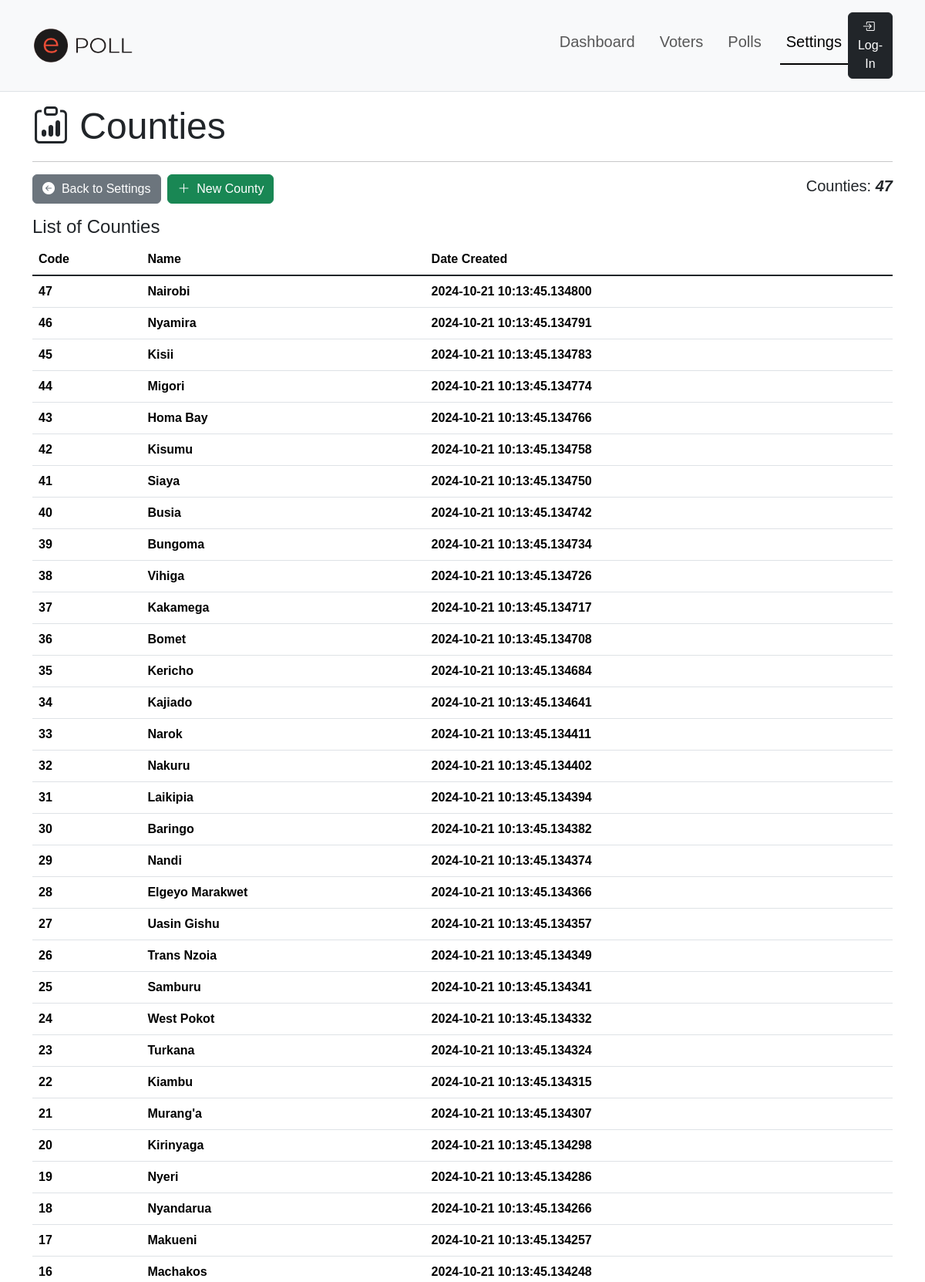
The app's page /settings/counties/ (upper part) with its own data.
### app/models.py (models this page shows)
class County(db.Model):
    __tablename__ = "counties"
    id = db.Column(db.Integer, primary_key=True, autoincrement=True)
    code = db.Column(db.Integer, nullable=False, unique=True)
    name = db.Column(db.String(100), nullable=False, unique=True)
    created_at = db.Column(db.DateTime, nullable=False)
    update_at = db.Column(db.DateTime(timezone=True), onupdate=db.func.now())
    constituencys = db.relationship('Constituency', backref='county', lazy=True)

### app/settings.py (the view)
@sbp.route('/counties/')
def counties():
    count_county = County.query.count()
    all_counties = County.query.order_by(County.created_at.desc()).all()
    if not all_counties:
        flash('No county records added Yet!', 'info')
    return render_template('admin/settings/county/list.html', title='Counties',
                           count_county=count_county,
                           all_counties=all_counties, SETTINGS=True)

### app/templates/admin/settings/county/list.html (shortened to what this page needs)
{% extends "shared/adminlayout.html" %}
{% block content %}
<div class="container">
    <h3 class="display-5"><i class="bi bi-clipboard-data"></i>&nbsp;{{title}}</h3>
    <hr>
    <div class="row align-content-center mb-3">
        <div class="col text-start">
            <a href="{{ url_for('settings.index') }}" class="btn btn-secondary"><i class="bi bi-arrow-left-circle-fill"></i>&nbsp; Back to Settings</a>&nbsp;
            <a href="{{ url_for('settings.new_county') }}" class="btn btn-success"><i class="bi bi-plus-lg"></i>&nbsp; New County</a>
        </div>
        <div class="col text-end align-content-center">
            <h5>Counties:&nbsp;<strong class="fst-italic">{{ count_county }}</strong></h4>
        </div>
    </div>
    <h4>List of {{title}}</h4>
    <div class="table-responsive">
        <table class="table table-hover align-content-center">
            <thead>
                <tr class="align-middle">
                    <th scope="col">Code</th>
                    <th scope="col">Name</th>
                    <th scope="col">Date Created</th>
                    <th scope="col"></th>
                </tr>
            </thead>
            <tbody class="table-group-divider align-content-center">
                {% for county in all_counties %}
                    <tr class="clickable-row align-middle" data-href="#">
                        <th scope="row">{{county.code}}</th>
                        <th scope="row">{{county.name}}</th>
                        <th scope="row">{{county.created_at}}</th>
                        <td scope="row">
                        </td>
                    </tr>
                {% endfor %}
            </tbody>
        </table>
    </div>
</div>
{% endblock %}

### app/static/styles.css (style rules this page uses)
html { font-size: 14px; position: relative; }
@media (min-width: 768px) { html { font-size: 16px; } }
body { margin-bottom: 60px; scroll-behavior: smooth; font-family: Montserrat, sans-serif !important; }
.clickable-row { cursor: pointer; }

### records on screen
County: code "47", name "Nairobi", created_at "2024-10-21 10:13:45.134800"
County: code "46", name "Nyamira", created_at "2024-10-21 10:13:45.134791"
County: code "45", name "Kisii", created_at "2024-10-21 10:13:45.134783"
County: code "44", name "Migori", created_at "2024-10-21 10:13:45.134774"
County: code "43", name "Homa Bay", created_at "2024-10-21 10:13:45.134766"
County: code "42", name "Kisumu", created_at "2024-10-21 10:13:45.134758"
County: code "41", name "Siaya", created_at "2024-10-21 10:13:45.134750"
County: code "40", name "Busia", created_at "2024-10-21 10:13:45.134742"
County: code "39", name "Bungoma", created_at "2024-10-21 10:13:45.134734"
County: code "38", name "Vihiga", created_at "2024-10-21 10:13:45.134726"
County: code "37", name "Kakamega", created_at "2024-10-21 10:13:45.134717"
County: code "36", name "Bomet", created_at "2024-10-21 10:13:45.134708"
County: code "35", name "Kericho", created_at "2024-10-21 10:13:45.134684"
County: code "34", name "Kajiado", created_at "2024-10-21 10:13:45.134641"
County: code "33", name "Narok", created_at "2024-10-21 10:13:45.134411"
County: code "32", name "Nakuru", created_at "2024-10-21 10:13:45.134402"
County: code "31", name "Laikipia", created_at "2024-10-21 10:13:45.134394"
County: code "30", name "Baringo", created_at "2024-10-21 10:13:45.134382"
County: code "29", name "Nandi", created_at "2024-10-21 10:13:45.134374"
County: code "28", name "Elgeyo Marakwet", created_at "2024-10-21 10:13:45.134366"
County: code "27", name "Uasin Gishu", created_at "2024-10-21 10:13:45.134357"
County: code "26", name "Trans Nzoia", created_at "2024-10-21 10:13:45.134349"
County: code "25", name "Samburu", created_at "2024-10-21 10:13:45.134341"
County: code "24", name "West Pokot", created_at "2024-10-21 10:13:45.134332"
County: code "23", name "Turkana", created_at "2024-10-21 10:13:45.134324"
County: code "22", name "Kiambu", created_at "2024-10-21 10:13:45.134315"
County: code "21", name "Murang'a", created_at "2024-10-21 10:13:45.134307"
County: code "20", name "Kirinyaga", created_at "2024-10-21 10:13:45.134298"
County: code "19", name "Nyeri", created_at "2024-10-21 10:13:45.134286"
County: code "18", name "Nyandarua", created_at "2024-10-21 10:13:45.134266"
County: code "17", name "Makueni", created_at "2024-10-21 10:13:45.134257"
County: code "16", name "Machakos", created_at "2024-10-21 10:13:45.134248"

### other values on screen
{{ title }} "Counties"
{{ count_county }} "47"
